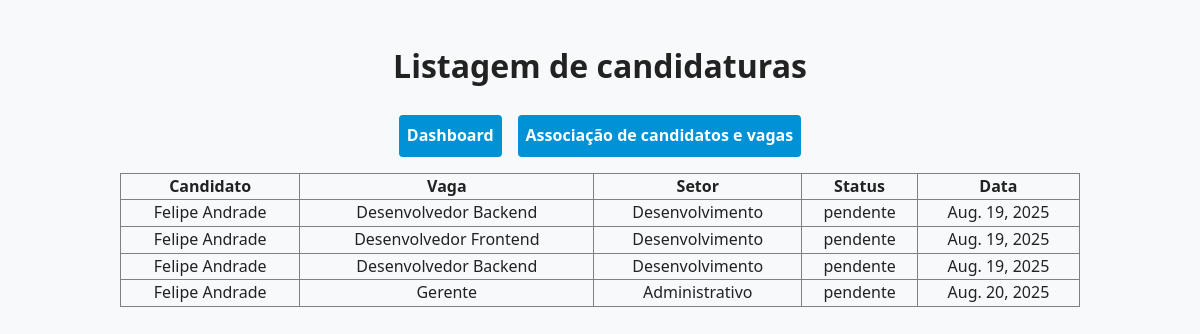
The app's page /listagem/ with its own data.
### vagas/models.py (models this page shows, shortened)
class Candidatura(models.Model):
  candidato = models.ForeignKey(Candidato, on_delete=models.CASCADE)
  vaga = models.ForeignKey(Vaga, on_delete=models.CASCADE)
  data = models.DateField(auto_now_add=True)
  STATUS_CANDIDATURA_CHOICES = (
    ('pendente', 'Pendente'),
    ('aprovada', 'Aprovada'),
    ('rejeitada', 'Rejeitada'),
  )
  status_candidatura = models.CharField(max_length=20, choices=STATUS_CANDIDATURA_CHOICES, default='pendente')

class Candidato(models.Model):
  nome = models.CharField(max_length=100)
  e_mail = models.EmailField(unique=True)
  data_nascimento = models.DateField()
  experiencia = models.TextField()
  vagas = models.ManyToManyField(Vaga, through='Candidatura')

class Vaga(models.Model):
  titulo = models.CharField(max_length=100)
  setor = models.CharField(max_length=100)
  data_abertura = models.DateField(auto_now_add=True)
  STATUS_CHOICES = (
    ('aberta', 'Aberta'),
    ('fechada', 'Fechada'),
  )
  status = models.CharField(max_length=20, choices=STATUS_CHOICES)

### vagas/views.py (the view)
# urls.py: path('listagem/', views.listagem, name='listagem'),
def listagem(request: HttpRequest):
    candidaturas_list = Candidatura.objects.select_related('candidato', 'vaga').all()
    return render(request, 'vagas/listagem.html', {'candidaturas_list': candidaturas_list})

### templates/vagas/listagem.html (shortened to what this page needs)
<!DOCTYPE html>
<html lang="en">
  <head>
    <link rel="stylesheet" href="/static/vagas/listagem.css" />
    <link rel="stylesheet" href="/static/vagas/base.css" />
  </head>
  <body>
    <h1>Listagem de candidaturas</h1>
    <div class="botoes">
      <a href="/">Dashboard</a>
      <a href="/associacao"> Associação de candidatos e vagas </a>
    </div>
    <table border="1">
      <thead>
        <tr>
          <th>Candidato</th>
          <th>Vaga</th>
          <th>Setor</th>
          <th>Status</th>
          <th>Data</th>
        </tr>
      </thead>
      <tbody>
        {% for candidatura in candidaturas_list %}
        <tr>
          <td>{{ candidatura.candidato.nome }}</td>
          <td>{{ candidatura.vaga.titulo }}</td>
          <td>{{ candidatura.vaga.setor }}</td>
          <td>{{ candidatura.status_candidatura }}</td>
          <td>{{ candidatura.data }}</td>
        </tr>
        {% empty %}
        <tr>
          <td colspan="5">Nenhuma candidatura encontrada.</td>
        </tr>
        {% endfor %}
      </tbody>
    </table>
  </body>
</html>

### static/vagas/listagem.css (style rules this page uses)
td { text-align: center; }
h1 { text-align: center; margin-top: 40px; margin-bottom: 24px; }
table { margin: 0 auto; width: 80%; border-collapse: collapse; }
.botoes { display: flex; gap: 1rem; }
a { text-align: center; font-weight: bold; display: inline-block; padding: 0.5rem; background-color: #0192d6; color: white; text-decoration: none; border-radius: 4px; border: none; cursor: pointer; transition: background 0.2s; margin-bottom: 1rem; }

### static/vagas/base.css (style rules this page uses)
* { box-sizing: border-box; margin: 0; padding: 0; }
body { font-family: "Segoe UI", "Roboto", Arial, sans-serif; background-color: #f7f9fb; color: #222; line-height: 1.6; font-size: 16px; display: flex; flex-direction: column; align-items: center; min-height: 100vh; }

### records on screen
Candidatura: candidato.nome "Felipe Andrade", vaga.titulo "Desenvolvedor Backend", vaga.setor "Desenvolvimento", status_candidatura "pendente", data "Aug. 19, 2025"
Candidatura: candidato.nome "Felipe Andrade", vaga.titulo "Desenvolvedor Frontend", vaga.setor "Desenvolvimento", status_candidatura "pendente", data "Aug. 19, 2025"
Candidatura: candidato.nome "Felipe Andrade", vaga.titulo "Desenvolvedor Backend", vaga.setor "Desenvolvimento", status_candidatura "pendente", data "Aug. 19, 2025"
Candidatura: candidato.nome "Felipe Andrade", vaga.titulo "Gerente", vaga.setor "Administrativo", status_candidatura "pendente", data "Aug. 20, 2025"
